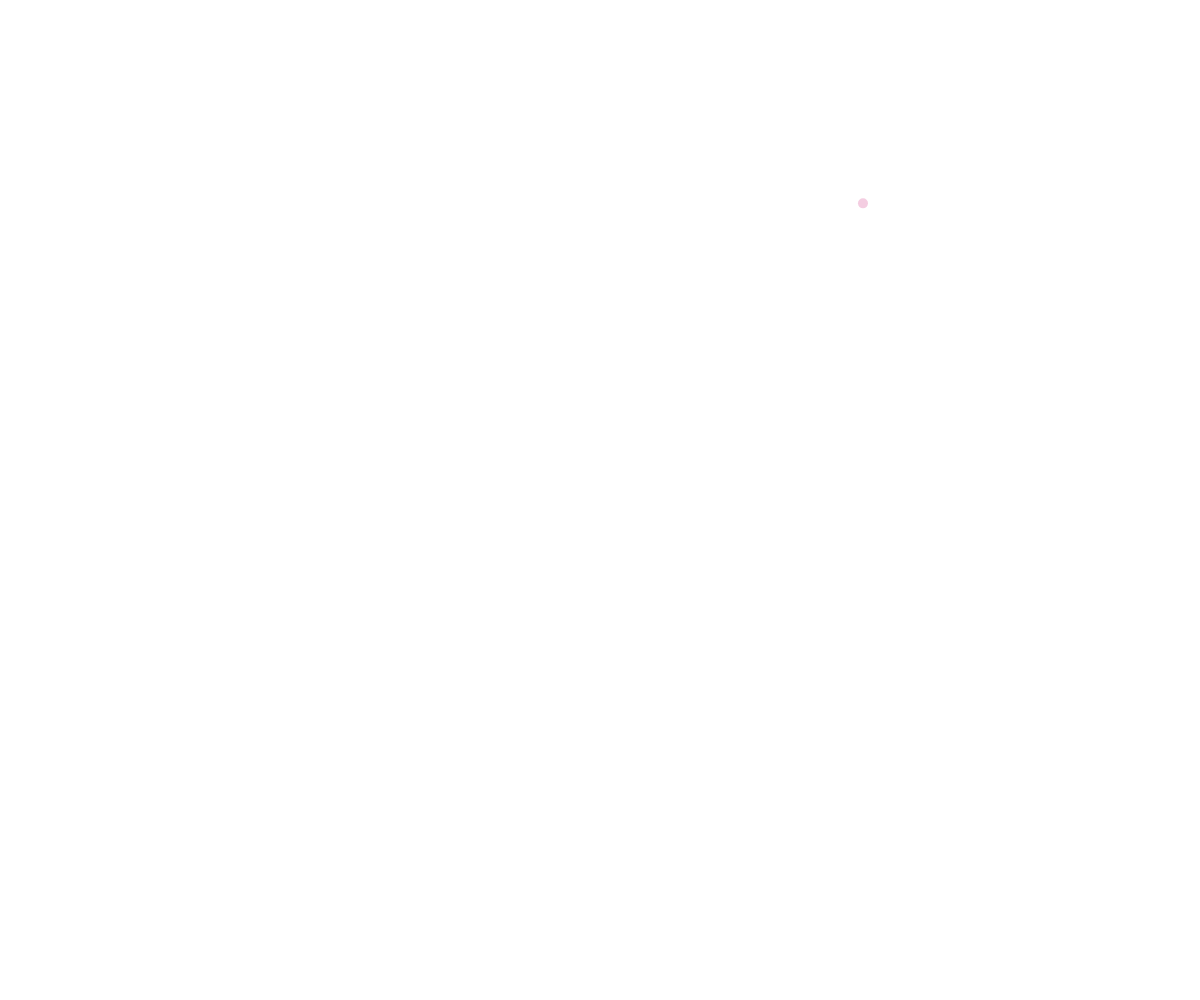
Frame 1 (no input)
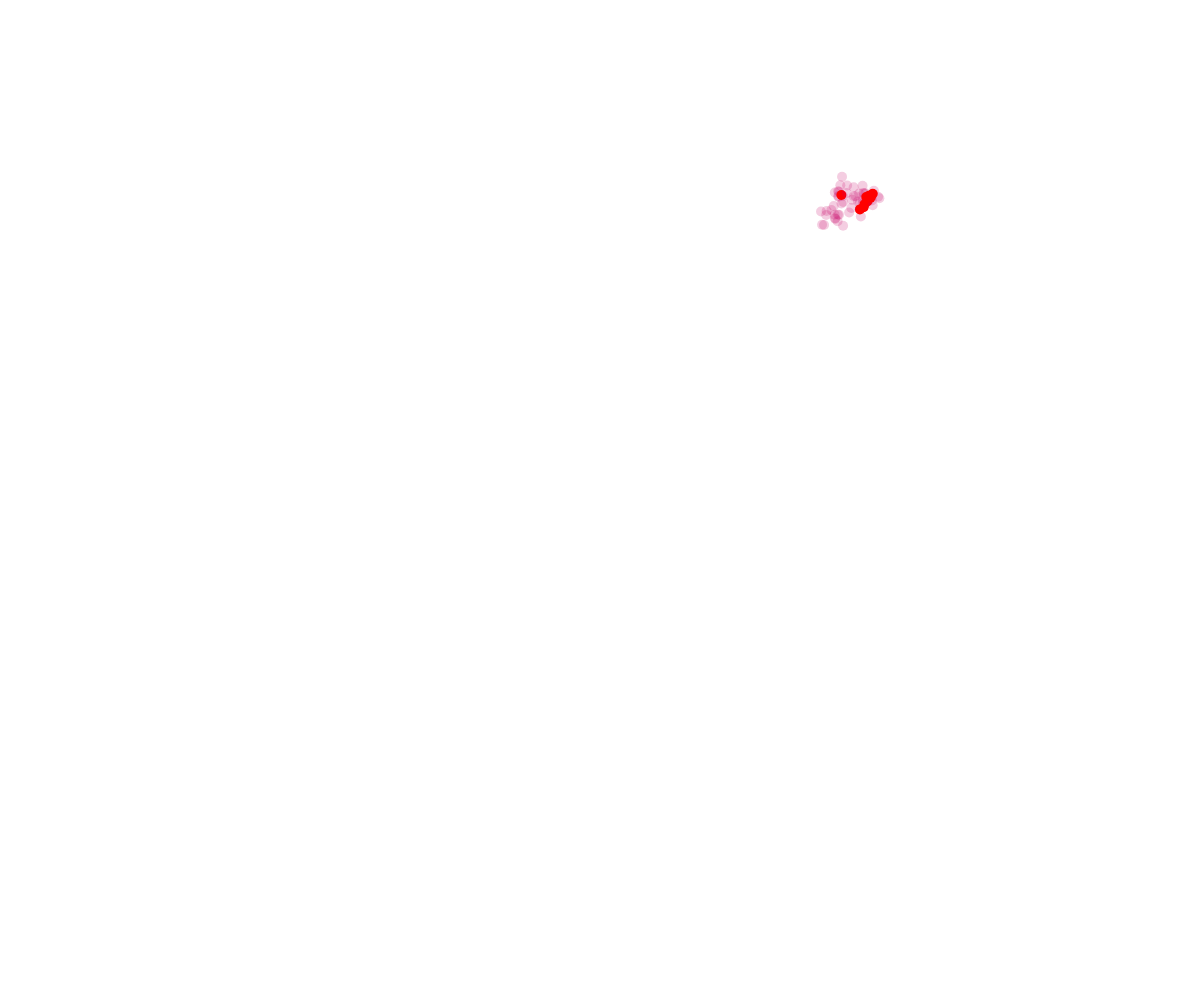
Frame 60 (no input)
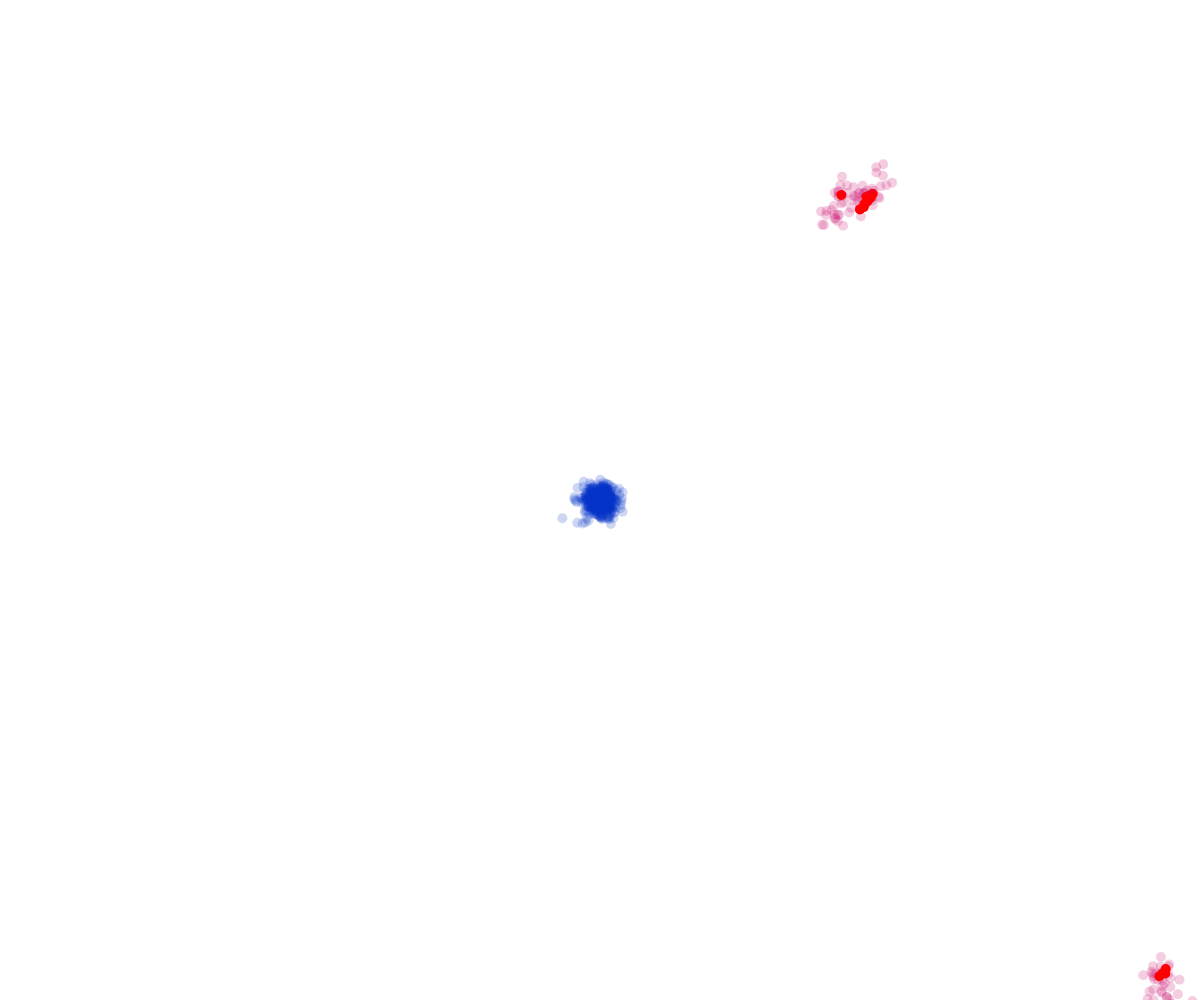
Frame 120 (the mouse pressed at the canvas centre since frame 60)

The p5.js sketch that drew these frames (run headless with seeded random() and noise() and a simulated clock; from frame 60 on, the mouse is pressed at the canvas centre):

// p5.js sketch
// ── sketch.js
let posX, posY; // position Zeichnen ellipse-wirt
let startX, startY; // Nullpunkt des aktuellen "Wirts"
let maxRadius = 50; // Radius bevor neuer Wirt entsteht
let wirt;
let anti;




function setup() {
  createCanvas(windowWidth, windowHeight);
  // Ersten Wirt initialisieren
  startX = random(width);
  startY = random(height);
  posX = startX;
  posY = startY;




}

function draw() {
 
  posX += random(-10, 10);
  posY += random(-10, 10);

  wirt = createVector(posX, posY);
  wirt.add(p5.Vector.random2D().mult(1));

  //test, ob an der zielposition wirt.x, wirt.y bereits Farbe liegt und welche
  let c = get(wirt.x, wirt.y);
  let rotkanal = red(c);
  let blaukanal = blue(c);
  let gruenkanal = green(c);
  let transparenz = alpha(c);
  //console.log(rotkanal, blaukanal, gruenkanal)
  if(transparenz> 150 ){
    //es hat hier bereits farbe
    fill(255, 0, 0);
  }else{
    fill(200, 0, 100, 50);
  }
  
  noStroke();
  ellipse(wirt.x, wirt.y, 10, 10);
  
  // Distanz vom aktuellen Nullpunkt (startX, startY) berechnen
  let distanceFromStart = dist(wirt.x, wirt.y, startX, startY);
  
  // Wenn Radius größer als 50px, neuen Wirt erstellen
  if (distanceFromStart > maxRadius) {
    startX = random(width);
    startY = random(height);
    posX = startX;
    posY = startY;
  }

  // wenn ein neuer wirt auf einer schon bestehendem wirt kommt,
  // neue Farbe kreiieren.
  // if () {
  // }

//mouse interaktion

if(mouseIsPressed) {
  for (let i = 0; i < 10; i++) {
    fill(0, 50, 200, 50);
    noStroke();
    
    // Organische Streuung: mehr Punkte nah an der Maus
    let distance = randomGaussian(0, 10); // Normalverteilung um 0, Standardabweichung 5
    let offset = p5.Vector.random2D().mult(distance);
    
    ellipse(mouseX + offset.x, mouseY + offset.y, 10, 10); 
  }
}


// if(mouseIsPressed) {


//     for (let i = 0; i < 20; i++) {
    
//     fill(0, 50, 200, 50)
//  let streuX = random(-20, 20);
//   let streuY = random(-20, 20);

//     ellipse(mouseX + streuX, mouseY + streuY, 10, 10, 10); 
//   }
// }

  //  fill(100, 100, 255, 150);
  // noStroke();
  // ellipse(mouseX, mouseY, 10, 10);
  
 } 






  // if (distanceFromStart > maxRadius) {
  //   startX = wirt.x + random (-200,200);
  //   startY = wirt.y + random (-200, 200);
    
  //   posX = startX;
  //   posY = startY;
